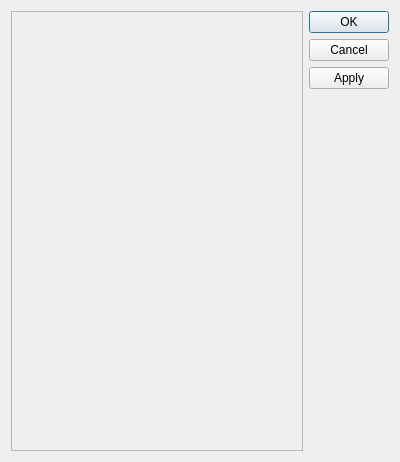
<?xml version="1.0" encoding="UTF-8"?>
<ui version="4.0">
 <class>Dialog</class>
 <widget class="QDialog" name="Dialog">
  <property name="geometry">
   <rect>
    <x>0</x>
    <y>0</y>
    <width>400</width>
    <height>462</height>
   </rect>
  </property>
  <property name="windowTitle">
   <string>Dialog</string>
  </property>
  <layout class="QHBoxLayout" name="horizontalLayout">
   <item>
    <widget class="QScrollArea" name="scrollArea">
     <property name="widgetResizable">
      <bool>true</bool>
     </property>
     <widget class="QWidget" name="scrollAreaWidgetContents">
      <property name="geometry">
       <rect>
        <x>0</x>
        <y>0</y>
        <width>299</width>
        <height>442</height>
       </rect>
      </property>
      <layout class="QVBoxLayout" name="verticalLayout">
       <item>
        <layout class="QVBoxLayout" name="colorsList"/>
       </item>
      </layout>
     </widget>
    </widget>
   </item>
   <item>
    <widget class="QDialogButtonBox" name="buttonBox">
     <property name="orientation">
      <enum>Qt::Vertical</enum>
     </property>
     <property name="standardButtons">
      <set>QDialogButtonBox::Apply|QDialogButtonBox::Cancel|QDialogButtonBox::Ok</set>
     </property>
    </widget>
   </item>
  </layout>
 </widget>
 <resources/>
 <connections/>
</ui>
